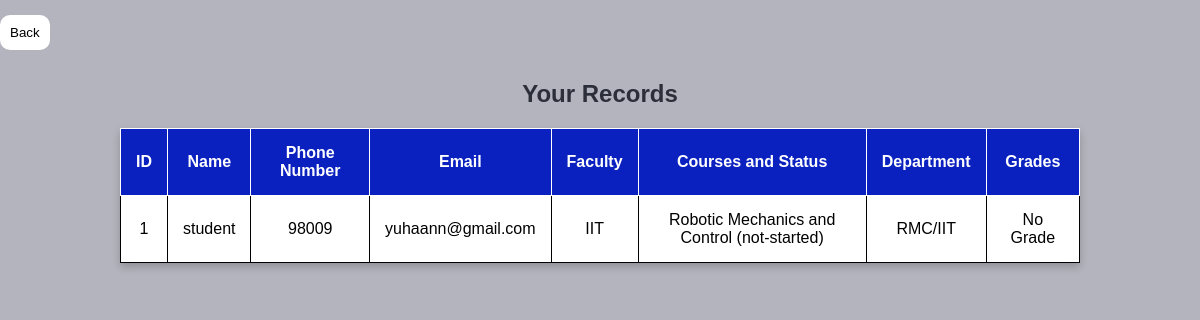
The app's page /php/student_record.php (signed in), older data.
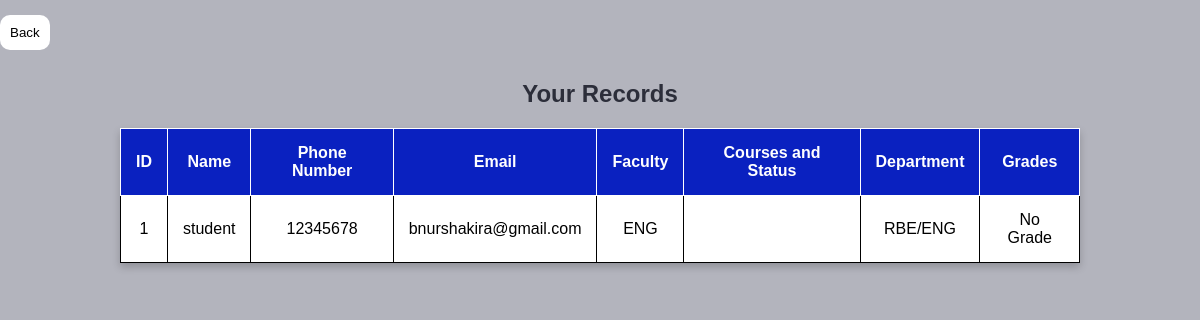
The same page, newer data.
### tables this page shows
CREATE TABLE `students` (
  `ID` int(11) NOT NULL,
  `NAME` varchar(50) NOT NULL,
  `PHONENUMBER` int(8) NOT NULL,
  `EMAIL` text NOT NULL,
  `PASSWORD_HASH` char(60) NOT NULL,
  `CREATED_AT` timestamp(6) NOT NULL DEFAULT current_timestamp(6),
  `UPDATED_AT` timestamp(6) NOT NULL DEFAULT current_timestamp(6),
  `COURSE_ID` varchar(11) DEFAULT NULL,
  `FACULTY` varchar(255) NOT NULL,
  `DEPARTMENT_ID` int(11) DEFAULT NULL,
  `GRADE_ID` varchar(11) DEFAULT NULL,
  `CLASS` varchar(11) DEFAULT NULL,
  `ROLE_ID` varchar(11) NOT NULL
);

CREATE TABLE `department` (
  `ID` int(11) NOT NULL,
  `NAME` varchar(50) DEFAULT NULL
);

### php/student_record.php (the view, shortened to what this page needs)
<?php
$conn = db_connect();
$student_id = $_SESSION['id'];
$stmt = $conn->prepare("
    SELECT
        students.id AS student_id,
        students.name AS student_name,
        students.phonenumber,
        students.email,
        students.faculty,
        GROUP_CONCAT(CONCAT(course.name, ' (', student_courses.status, ')') SEPARATOR ', ') AS course_info,
        IFNULL(GROUP_CONCAT(CONCAT(grades.score, ' (', grades.grade, ')') SEPARATOR ', '), 'No Grade') AS grade_info,
        department.name AS department_name
    FROM students
    LEFT JOIN student_courses ON students.id = student_courses.student_id
    LEFT JOIN course ON student_courses.course_id = course.id
    LEFT JOIN grades ON students.id = grades.student_id
                      AND (student_courses.course_id = grades.course_id OR students.grade_id = grades.id)
    LEFT JOIN department ON students.department_id = department.id
    WHERE students.id=?
    GROUP BY students.id
");
$stmt->bind_param("i", $student_id);
$stmt->execute();
$result = $stmt->get_result();
if ($result->num_rows > 0) {
    echo "<a href=\"student_dashboard.php\"><button>Back</button></a>";
    echo "<h2>Your Records</h2>";
    echo "<table border='1' cellpadding='10'>";
    echo "<tr>
    <th>ID</th><th>Name</th><th>Phone Number</th><th>Email</th><th>Faculty</th><th>Courses and Status</th><th>Department</th><th>Grades</th>
</tr>";
while ($student = $result->fetch_assoc()) {
    echo "<tr>";
    echo "<td>" . htmlspecialchars($student['student_id']) . "</td>";
    echo "<td>" . htmlspecialchars($student['student_name']) . "</td>";
    echo "<td>" . htmlspecialchars($student['phonenumber']) . "</td>";
    echo "<td>" . htmlspecialchars($student['email']) . "</td>";
    echo "<td>" . htmlspecialchars($student['faculty']) . "</td>";
    echo "<td>" . htmlspecialchars($student['course_info']) . "</td>";
    echo "<td>" . htmlspecialchars($student['department_name']) . "</td>";
    echo "<td>" . htmlspecialchars($student['grade_info']) . "</td>";
    echo "</tr>";
}
echo "</table>";
} else {
echo "<p>No student records found.</p>";
}
?>
<!DOCTYPE html>
<html lang="en">
<head>
</head>
</html>

Row changes from the older to the newer data that the page shows:
changed students "student": PHONENUMBER "98009" → "12345678"; EMAIL "yuhaann@gmail.com" → "bnurshakira@gmail.com"; FACULTY "IIT" → "ENG"; DEPARTMENT_ID.NAME "RMC/IIT" → "RBE/ENG"; course_info "Robotic Mechanics and Control (not-started)" → (not shown)
